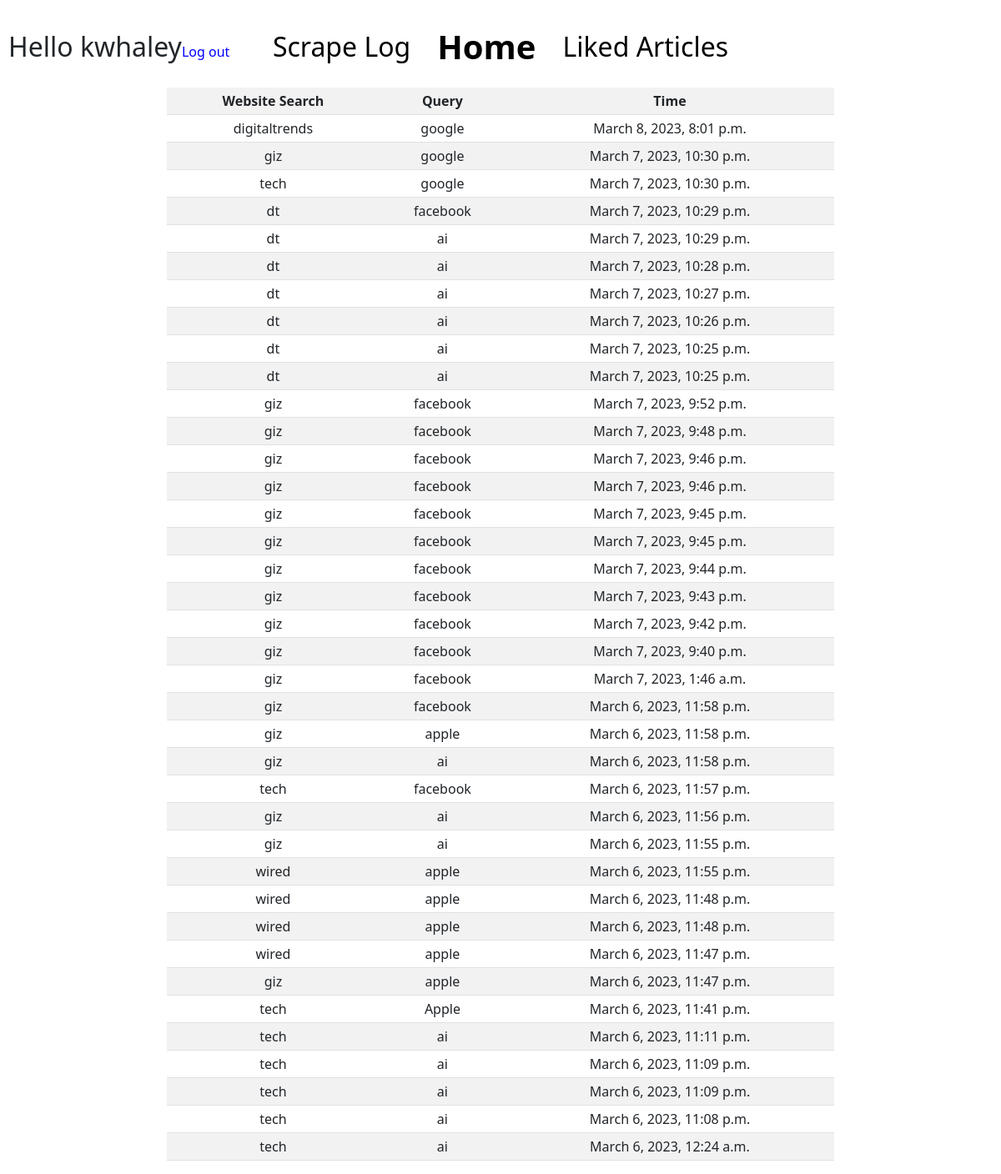
The app's page /log (signed in) with its own data.
### news/models.py (models this page shows, shortened)
class User(AbstractUser):
    pass

class Query(models.Model):
    user = models.ForeignKey(User, on_delete=models.CASCADE, related_name='User')
    website = models.CharField(max_length=30)
    search = models.CharField(max_length=64)
    time = models.DateTimeField(auto_now_add=True)

### news/views.py (the view)
# urls.py: path("log", views.log, name='log'),
def log(request):
    scrapes = Query.objects.filter(user=request.user).order_by('-time')
    return render(request, 'news/log.html', {
        'scrapes': scrapes
    })

### news/templates/news/log.html (shortened to what this page needs)
{% extends 'news/layout.html' %}
{% block body %}
<div class="wrapper">
    <div class="left"></div>
    <table class="table table-striped article-container table-sm table-hover" style="text-align: center;">
        <tr>
            <th scope="col">Website Search</th>
            <th scope="col">Query</th>
            <th scope="col">Time</th>
        </tr>
        {% for scrape in scrapes %}
        <tr>
            <td class="{{scrape.id}}">{{scrape.website}}</td>
            <td class="{{scrape.id}}">{{scrape.search}}</td>
            <td class="{{scrape.id}}">{{scrape.time}}</td>
        </tr>
        {% endfor %}
    </table>
    <div class="found-articles"></div>
</div>
{% endblock %}

### news/templates/news/layout.html (shortened to what this page needs)
{% load static %}
<!DOCTYPE html>
<html>
    <head>
        <link href="https://cdn.jsdelivr.net/npm/bootstrap@5.3.0-alpha1/dist/css/bootstrap.min.css" rel="stylesheet">
        <link rel="stylesheet" href="{% static 'news/styles.css' %}">
    </head>
    <body>
        <nav class="nav-container">
            <div class="name">
                {% if user.is_authenticated %}
                Hello {{request.user}}<a href="{% url 'logout' %}">Log out</a>
                {% else %}
                <a href="{% url 'login' %}">Log in</a>
                {% endif %}
            </div>
            <div class="scrape"><a href="{% url 'log' %}">Scrape Log</a></div>
            <div class="home"><a href="{% url 'index' %}">Home</a></div>
            <div class="liked"><a href="{% url 'likes' %}">Liked Articles</a></div>
        </nav>
        <div class="body">
            {% block body %}
            {% endblock %}
        </div>
    </body>
</html>

### news/static/news/styles.css (style rules this page uses)
.nav-container { height: 10vh; display: flex; justify-content: center; align-items: center; font-size: 32px; column-gap: 1em; padding-top: 2rem; }
.name { position: absolute; left: 10px; }
.home { font-size: 40px; font-weight: bold; }
.wrapper { display: grid; grid-template-columns: 1fr 4fr 1fr; }
.article-container { margin-top: 25px; }
.nav-container > div > a { text-decoration: none; color: black; }
.name > a { font-size: 16px; color: blue !important }

### records on screen
User: user "kwhaley"
Query: website "digitaltrends", search "google", time "March 8, 2023, 8:01 p.m."
Query: website "giz", search "google", time "March 7, 2023, 10:30 p.m."
Query: website "tech", search "google", time "March 7, 2023, 10:30 p.m."
Query: website "dt", search "facebook", time "March 7, 2023, 10:29 p.m."
Query: website "dt", search "ai", time "March 7, 2023, 10:29 p.m."
Query: website "dt", search "ai", time "March 7, 2023, 10:28 p.m."
Query: website "dt", search "ai", time "March 7, 2023, 10:27 p.m."
Query: website "dt", search "ai", time "March 7, 2023, 10:26 p.m."
Query: website "dt", search "ai", time "March 7, 2023, 10:25 p.m."
Query: website "dt", search "ai", time "March 7, 2023, 10:25 p.m."
Query: website "giz", search "facebook", time "March 7, 2023, 9:52 p.m."
Query: website "giz", search "facebook", time "March 7, 2023, 9:48 p.m."
Query: website "giz", search "facebook", time "March 7, 2023, 9:46 p.m."
Query: website "giz", search "facebook", time "March 7, 2023, 9:46 p.m."
Query: website "giz", search "facebook", time "March 7, 2023, 9:45 p.m."
Query: website "giz", search "facebook", time "March 7, 2023, 9:45 p.m."
Query: website "giz", search "facebook", time "March 7, 2023, 9:44 p.m."
Query: website "giz", search "facebook", time "March 7, 2023, 9:43 p.m."
Query: website "giz", search "facebook", time "March 7, 2023, 9:42 p.m."
Query: website "giz", search "facebook", time "March 7, 2023, 9:40 p.m."
Query: website "giz", search "facebook", time "March 7, 2023, 1:46 a.m."
Query: website "giz", search "facebook", time "March 6, 2023, 11:58 p.m."
Query: website "giz", search "apple", time "March 6, 2023, 11:58 p.m."
Query: website "giz", search "ai", time "March 6, 2023, 11:58 p.m."
Query: website "tech", search "facebook", time "March 6, 2023, 11:57 p.m."
Query: website "giz", search "ai", time "March 6, 2023, 11:56 p.m."
Query: website "giz", search "ai", time "March 6, 2023, 11:55 p.m."
Query: website "wired", search "apple", time "March 6, 2023, 11:55 p.m."
Query: website "wired", search "apple", time "March 6, 2023, 11:48 p.m."
Query: website "wired", search "apple", time "March 6, 2023, 11:48 p.m."
Query: website "wired", search "apple", time "March 6, 2023, 11:47 p.m."
Query: website "giz", search "apple", time "March 6, 2023, 11:47 p.m."
Query: website "tech", search "Apple", time "March 6, 2023, 11:41 p.m."
Query: website "tech", search "ai", time "March 6, 2023, 11:11 p.m."
Query: website "tech", search "ai", time "March 6, 2023, 11:09 p.m."
Query: website "tech", search "ai", time "March 6, 2023, 11:09 p.m."
Query: website "tech", search "ai", time "March 6, 2023, 11:08 p.m."
Query: website "tech", search "ai", time "March 6, 2023, 12:24 a.m."
